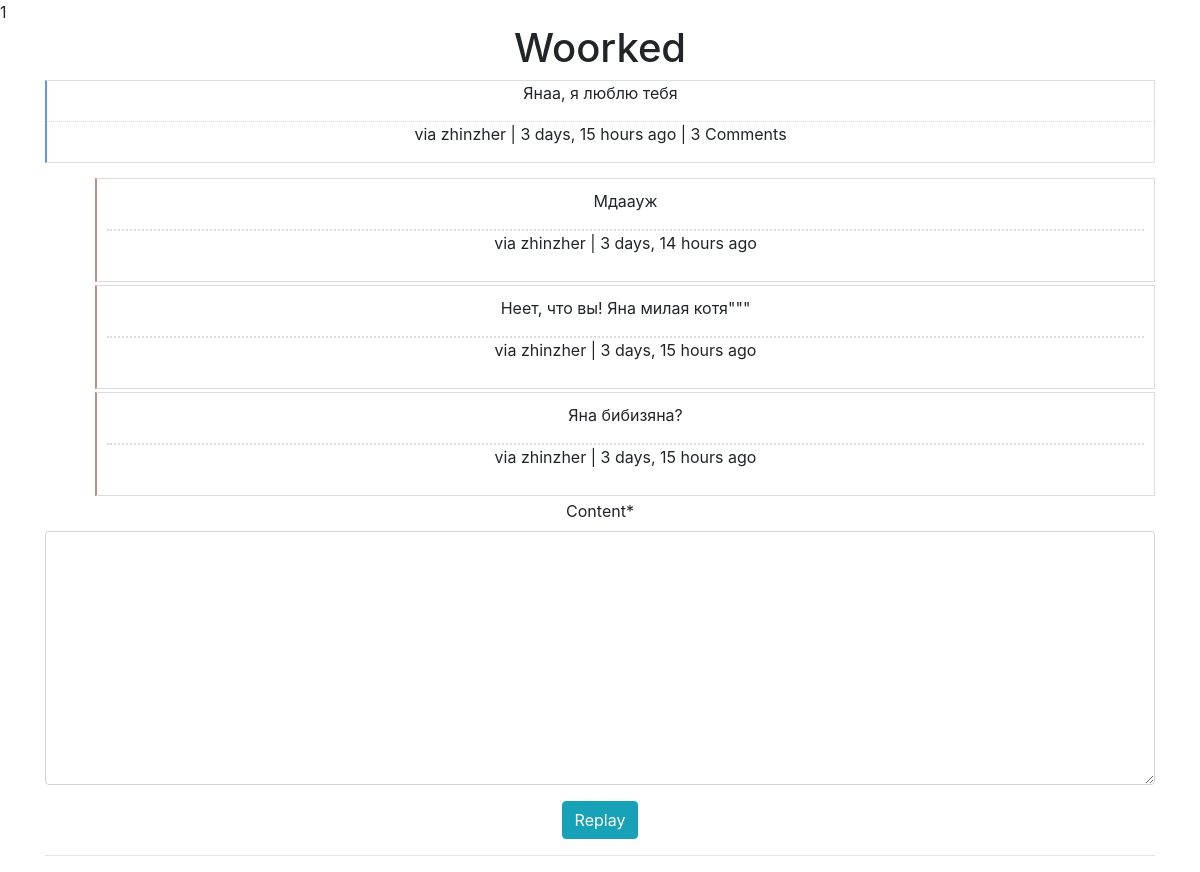
The app's page /comments/30/, older data.
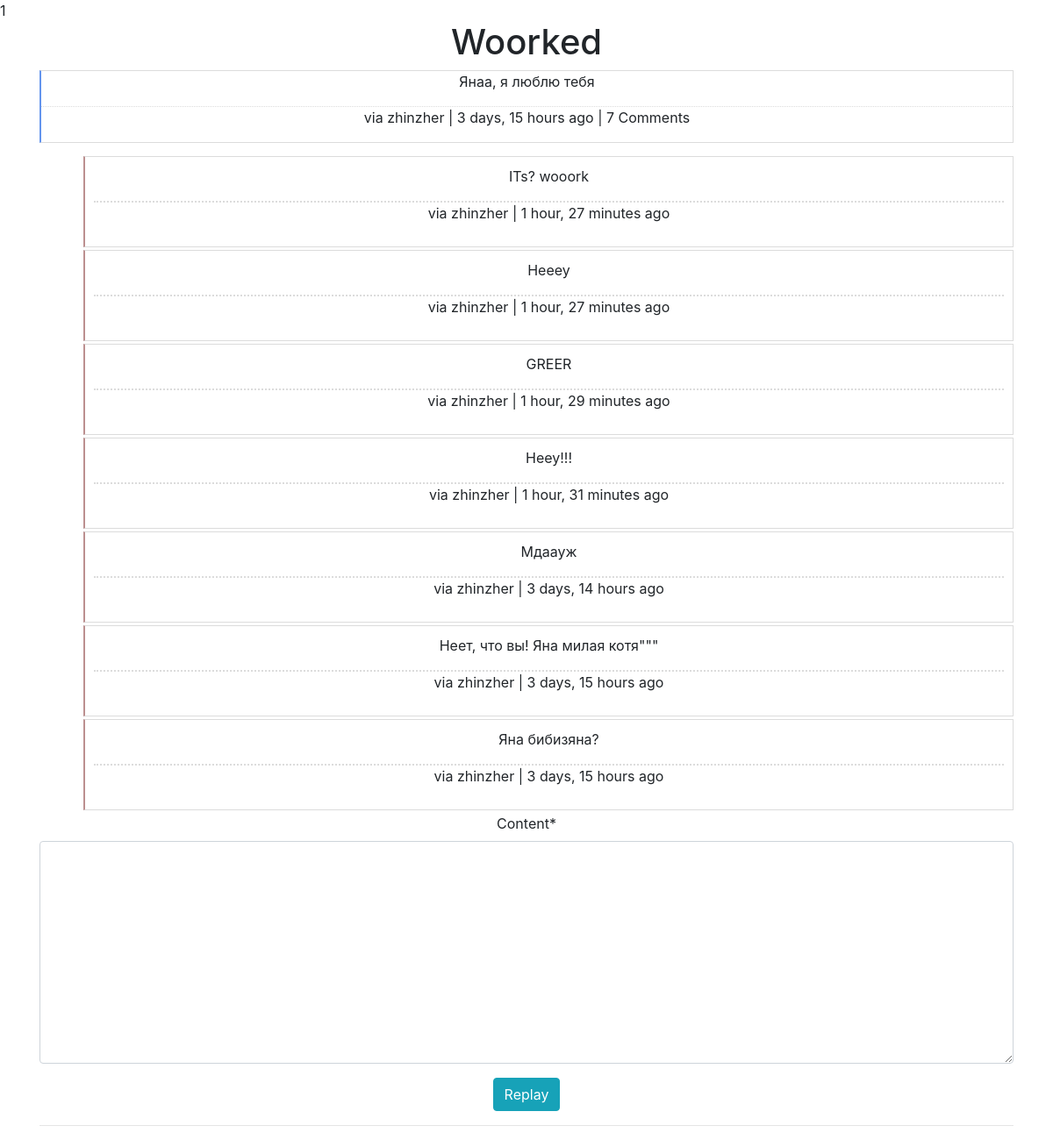
The same page, newer data.
### comments/models.py (models this page shows, shortened)
class Comment(models.Model):
    user = models.ForeignKey(settings.AUTH_USER_MODEL, default=1, on_delete=models.CASCADE)
    content_type = models.ForeignKey(ContentType, on_delete=models.CASCADE)
    object_id = models.PositiveIntegerField()
    content_object = GenericForeignKey('content_type', 'object_id')
    parent = models.ForeignKey("self", null=True, blank=True, on_delete=models.CASCADE)
    content = models.TextField()
    timestamp = models.DateTimeField(auto_now_add=True)
    objects = CommentManager()
    class Meta:
        ordering = ['-timestamp']
    def children(self): #replies
        return Comment.objects.filter(parent=self)

### comments/views.py (the view, shortened to what this page needs)
# urls.py: path('<int:id>/', comment_thread, name='comment-thread'),
def comment_thread(request, id=None):
    obj = get_object_or_404(Comment, id=id)
    content_object = obj.content_object
    print(content_object)
    content_id = obj.content_object.id
    initial_data = {
        'content_type': obj.content_type,
        'object_id': obj.object_id,
    }
    form = CommentForm(request.POST or None, initial=initial_data)
    return render(request, 'comment_thread.html', {
                                                'comment': obj,
                                                'form': form,
    })

### comments/forms.py
class CommentForm(forms.Form):
    content_type = forms.CharField(widget=forms.HiddenInput)
    object_id = forms.IntegerField(widget=forms.HiddenInput)
    content = forms.CharField(widget=forms.Textarea)

### comments/models.py (called while the page is built)
    def all(self):
        qs = super(CommentManager, self).filter(parent=None)
        return qs

### post/models.py (called while the page is built)
    def __str__(self):
        return self.title

### templates/comment_thread.html (shortened to what this page needs)
{% extends 'base.html' %}
{% load crispy_forms_filters %}
{% block content %}
    <h1>Woorked</h1>
    <div style="border: solid 1px gainsboro;border-left:solid 2px cornflowerblue;">
        <p>{{ comment.content }}</p>
        <div style="border-bottom:dotted 1px gainsboro "></div>
        <p>via {{ comment.user }} | {{ comment.timestamp|timesince }} ago |
            {% if comment.children.count %}
                {{ comment.children.count }} Comments
            {% endif %}
        </p>
    </div>
    <div style="margin: 15px 0;">
    {% for child_coment in comment.children %}
        <div style="padding: 10px 10px; margin-left: 50px;border: solid 1px gainsboro;border-left:solid 2px rosybrown;">
            <p>{{ child_coment.content }}</p>
            <div style="border-bottom:dotted 2px gainsboro "></div>
            <p>via {{ child_coment.user }} | {{ child_coment.timestamp|timesince }} ago</p>
        </div>
    {% endfor %}
    <form method="POST" action=".">{% csrf_token %}
        {{ form|crispy }}
        <input type="submit" value="Replay" class="btn btn-info">
    </form>
    <div style="margin: 10px 0;">
        <hr/>
    </div>
{% endblock content %}

### templates/base.html (shortened to what this page needs)
{% load static %}
<!DOCTYPE html>
<html lang="en">
    <head>
        <link rel="stylesheet" href="https://stackpath.bootstrapcdn.com/bootstrap/4.2.1/css/bootstrap.min.css"
>
        <link rel="stylesheet" href="https://stackpath.bootstrapcdn.com/font-awesome/4.7.0/css/font-awesome.min.css">
        <link rel="stylesheet" href={% static "css/base.css" %}>
    </head>
    <body>
        <div class="container" style="text-align: center;">
            {% block content %}
            {% endblock content %}
        </div>
    </body>
</html>

Row changes from the older to the newer data that the page shows:
computed for Comment "Янаа, я люблю тебя": children.count "3" → "7"
added Comment: content "ITs? wooork", user "zhinzher", timestamp "1 hour, 27 minutes"
added Comment: content "Heeey", user "zhinzher", timestamp "1 hour, 27 minutes"
added Comment: content "GREER", user "zhinzher", timestamp "1 hour, 29 minutes"
added Comment: content "Heey!!!", user "zhinzher", timestamp "1 hour, 31 minutes"
